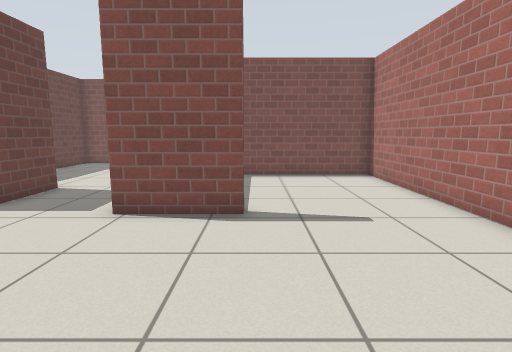
view 1 (above)

13 first-person views from a walk through a Gazebo world. The camera is 0.92 m above the floor, tilts 8° down and sees 80° across. The floor is counted in squares, 0.5 m on a side. Each view is taken from the middle of a square. On the plan, view 1 faces up. The plan holds only what a view shows up to about 16 squares ahead; the rest is blank. Gazebo's built-in surfaces are drawn with simple patterns.

view 2
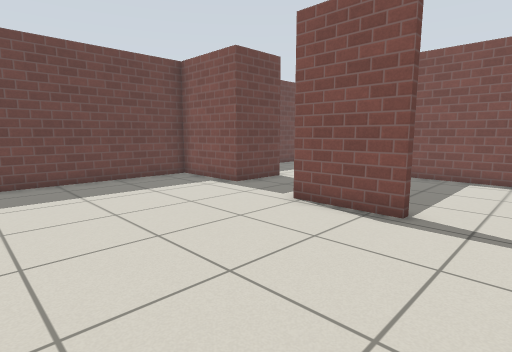

view 3
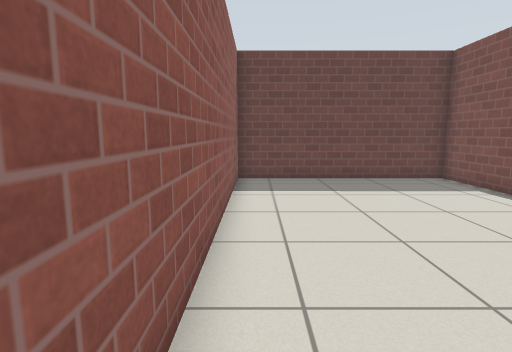

view 4
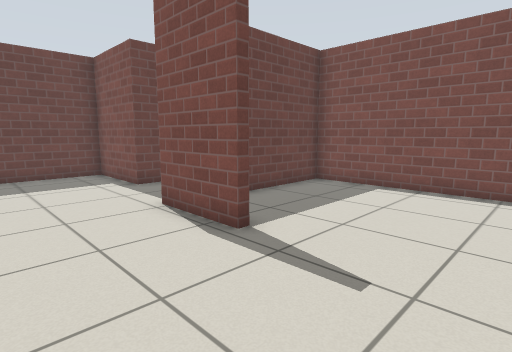

view 5
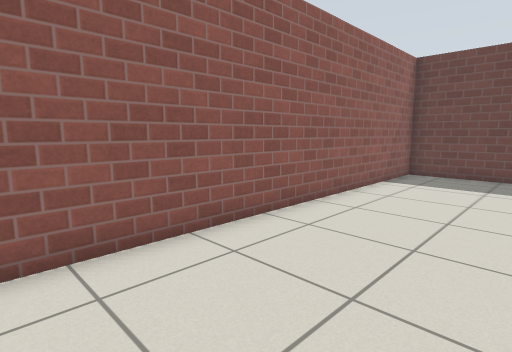

view 6
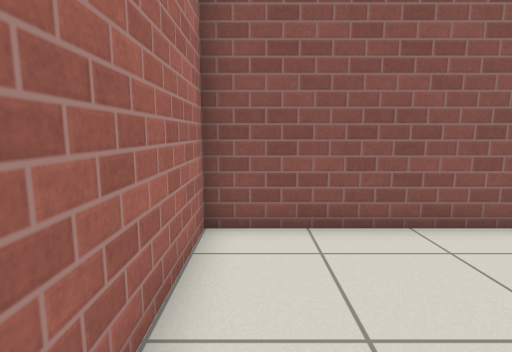

view 7
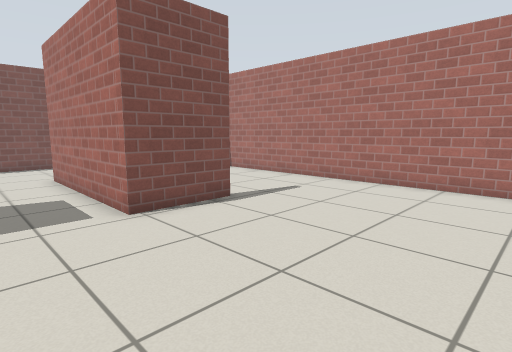

view 8
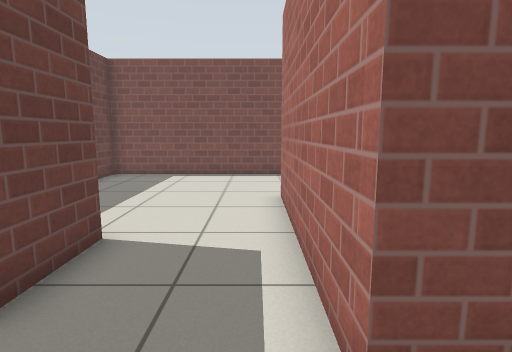

view 9
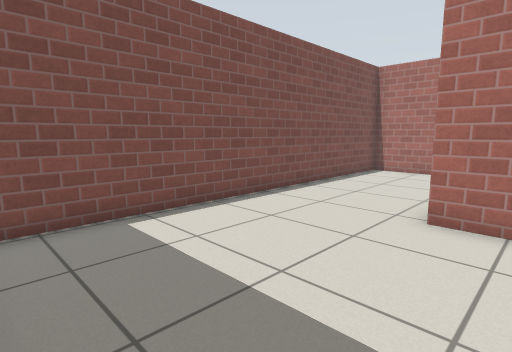

view 10
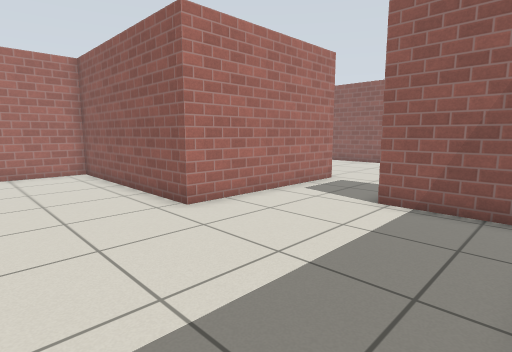

view 11
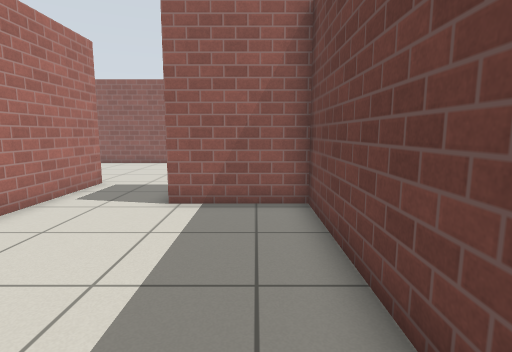

view 12
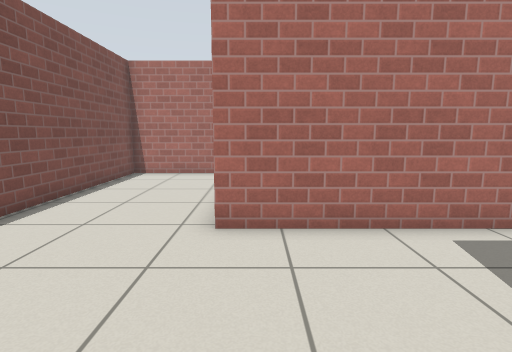

view 13
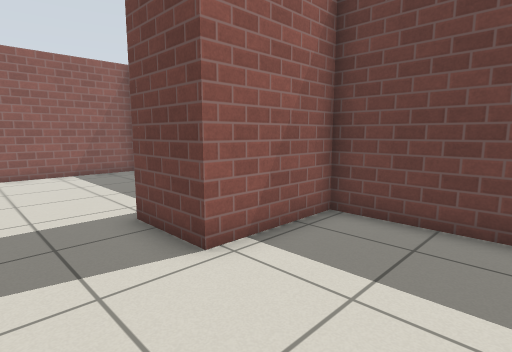

### Floor plan
Points are (right, up) in squares from view 1. A wall is a line through its corners. A room is listed if a view was taken in it or the views show most of it. See-through windows are left out.
Room 1 (views 1, 2, 3, 4, 5, 6, 7, 8)
walls: (-0.2, 6.8) (-3.3, 6.8) (-3.3, 11.4); (-6.7, 10.2) (-6.7, 7.7) (-10.4, 7.7) (-10.4, -0.7) (5, -0.7) (5, 13.5) (-3, 13.5) (-3, 9.6)
ways out: opening at (-5, 10.7) to room 2
Room 2 (views 9, 10, 11, 12, 13)
walls: (-3.3, 11.4) (-3.3, 13.8) (5, 13.8) (5, 18.6) (-10.4, 18.7) (-10.4, 10.2) (-6.7, 10.2)
ways out: opening at (-5, 10.7) to room 1

Where each view was taken, in squares from view 1:
view 1: 0 up, 0 right, facing up
view 2: 0 up, 2 right, facing up-left
view 3: 0 up, 2 right, facing left
view 4: 3 up, 4 right, facing up-left
view 5: 4 up, 4 right, facing down-left
view 6: 5 up, 4 right, facing down
view 7: 0 up, 6 left, facing up-right
view 8: 5 up, 4 left, facing up
view 9: 12 up, 10 left, facing up-right
view 10: 18 up, 10 left, facing down-right
view 11: 18 up, 9 left, facing down
view 12: 13 up, 9 left, facing right
view 13: 14 up, 4 left, facing down-left
